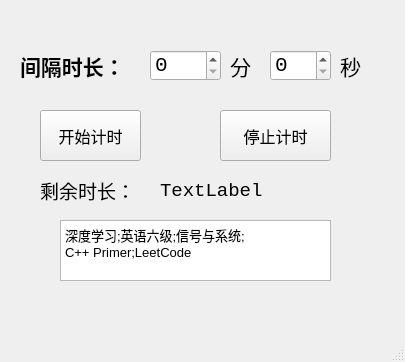
<?xml version="1.0" encoding="UTF-8"?>
<ui version="4.0">
 <class>MainWindow</class>
 <widget class="QMainWindow" name="MainWindow">
  <property name="geometry">
   <rect>
    <x>0</x>
    <y>0</y>
    <width>405</width>
    <height>362</height>
   </rect>
  </property>
  <property name="windowTitle">
   <string>MainWindow</string>
  </property>
  <widget class="QWidget" name="centralwidget">
   <widget class="QPushButton" name="startButton">
    <property name="geometry">
     <rect>
      <x>40</x>
      <y>110</y>
      <width>101</width>
      <height>51</height>
     </rect>
    </property>
    <property name="font">
     <font>
      <family>Consolas</family>
      <pointsize>12</pointsize>
     </font>
    </property>
    <property name="text">
     <string>开始计时</string>
    </property>
   </widget>
   <widget class="QPushButton" name="stopButton">
    <property name="geometry">
     <rect>
      <x>220</x>
      <y>110</y>
      <width>111</width>
      <height>51</height>
     </rect>
    </property>
    <property name="font">
     <font>
      <family>Consolas</family>
      <pointsize>12</pointsize>
     </font>
    </property>
    <property name="text">
     <string>停止计时</string>
    </property>
   </widget>
   <widget class="QLabel" name="label_2">
    <property name="geometry">
     <rect>
      <x>20</x>
      <y>40</y>
      <width>131</width>
      <height>51</height>
     </rect>
    </property>
    <property name="font">
     <font>
      <family>Consolas</family>
      <pointsize>16</pointsize>
      <weight>75</weight>
      <bold>true</bold>
     </font>
    </property>
    <property name="text">
     <string>间隔时长：</string>
    </property>
   </widget>
   <widget class="QSpinBox" name="min">
    <property name="geometry">
     <rect>
      <x>150</x>
      <y>50</y>
      <width>71</width>
      <height>31</height>
     </rect>
    </property>
    <property name="font">
     <font>
      <family>Consolas</family>
      <pointsize>16</pointsize>
     </font>
    </property>
   </widget>
   <widget class="QLabel" name="label">
    <property name="geometry">
     <rect>
      <x>230</x>
      <y>50</y>
      <width>31</width>
      <height>31</height>
     </rect>
    </property>
    <property name="font">
     <font>
      <family>Consolas</family>
      <pointsize>16</pointsize>
     </font>
    </property>
    <property name="text">
     <string>分</string>
    </property>
   </widget>
   <widget class="QSpinBox" name="sec">
    <property name="geometry">
     <rect>
      <x>270</x>
      <y>50</y>
      <width>61</width>
      <height>31</height>
     </rect>
    </property>
    <property name="font">
     <font>
      <family>Consolas</family>
      <pointsize>16</pointsize>
     </font>
    </property>
   </widget>
   <widget class="QLabel" name="label_3">
    <property name="geometry">
     <rect>
      <x>340</x>
      <y>50</y>
      <width>41</width>
      <height>31</height>
     </rect>
    </property>
    <property name="font">
     <font>
      <family>Consolas</family>
      <pointsize>16</pointsize>
     </font>
    </property>
    <property name="text">
     <string>秒</string>
    </property>
   </widget>
   <widget class="QLabel" name="countdownLabel">
    <property name="geometry">
     <rect>
      <x>160</x>
      <y>170</y>
      <width>181</width>
      <height>41</height>
     </rect>
    </property>
    <property name="font">
     <font>
      <family>Consolas</family>
      <pointsize>14</pointsize>
     </font>
    </property>
    <property name="text">
     <string>TextLabel</string>
    </property>
   </widget>
   <widget class="QLabel" name="label_4">
    <property name="geometry">
     <rect>
      <x>40</x>
      <y>170</y>
      <width>111</width>
      <height>41</height>
     </rect>
    </property>
    <property name="font">
     <font>
      <family>Consolas</family>
      <pointsize>14</pointsize>
     </font>
    </property>
    <property name="text">
     <string>剩余时长：</string>
    </property>
   </widget>
   <widget class="QTextEdit" name="textEdit">
    <property name="geometry">
     <rect>
      <x>60</x>
      <y>220</y>
      <width>271</width>
      <height>61</height>
     </rect>
    </property>
    <property name="html">
     <string>&lt;!DOCTYPE HTML PUBLIC &quot;-//W3C//DTD HTML 4.0//EN&quot; &quot;http://www.w3.org/TR/REC-html40/strict.dtd&quot;&gt;
&lt;html&gt;&lt;head&gt;&lt;meta name=&quot;qrichtext&quot; content=&quot;1&quot; /&gt;&lt;style type=&quot;text/css&quot;&gt;
p, li { white-space: pre-wrap; }
&lt;/style&gt;&lt;/head&gt;&lt;body style=&quot; font-family:'SimSun'; font-size:9pt; font-weight:400; font-style:normal;&quot;&gt;
&lt;p style=&quot; margin-top:0px; margin-bottom:0px; margin-left:0px; margin-right:0px; -qt-block-indent:0; text-indent:0px;&quot;&gt;&lt;span style=&quot; font-size:10pt;&quot;&gt;深度学习;英语六级;信号与系统;&lt;/span&gt;&lt;/p&gt;
&lt;p style=&quot; margin-top:0px; margin-bottom:0px; margin-left:0px; margin-right:0px; -qt-block-indent:0; text-indent:0px;&quot;&gt;&lt;span style=&quot; font-size:10pt;&quot;&gt;C++ Primer;LeetCode&lt;/span&gt;&lt;/p&gt;&lt;/body&gt;&lt;/html&gt;</string>
    </property>
   </widget>
  </widget>
  <widget class="QMenuBar" name="menubar">
   <property name="geometry">
    <rect>
     <x>0</x>
     <y>0</y>
     <width>405</width>
     <height>26</height>
    </rect>
   </property>
  </widget>
  <widget class="QStatusBar" name="statusbar"/>
 </widget>
 <resources/>
 <connections/>
</ui>
